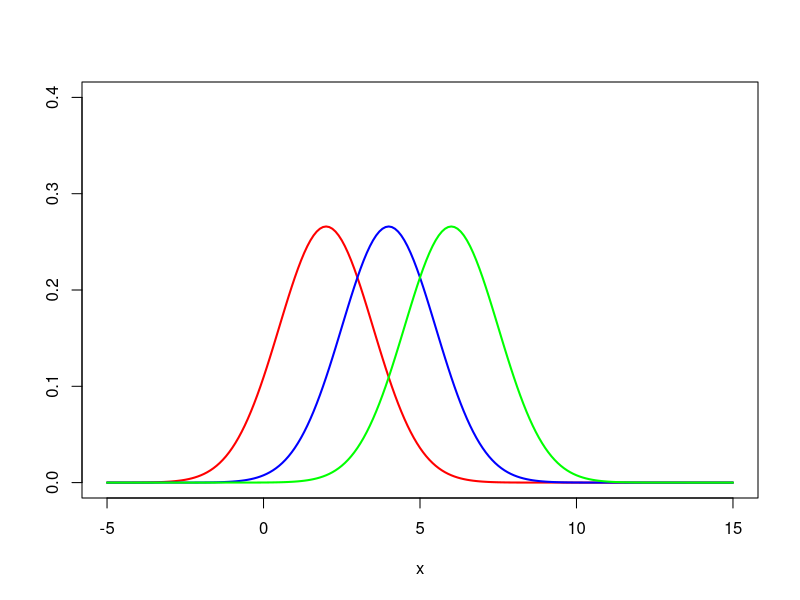
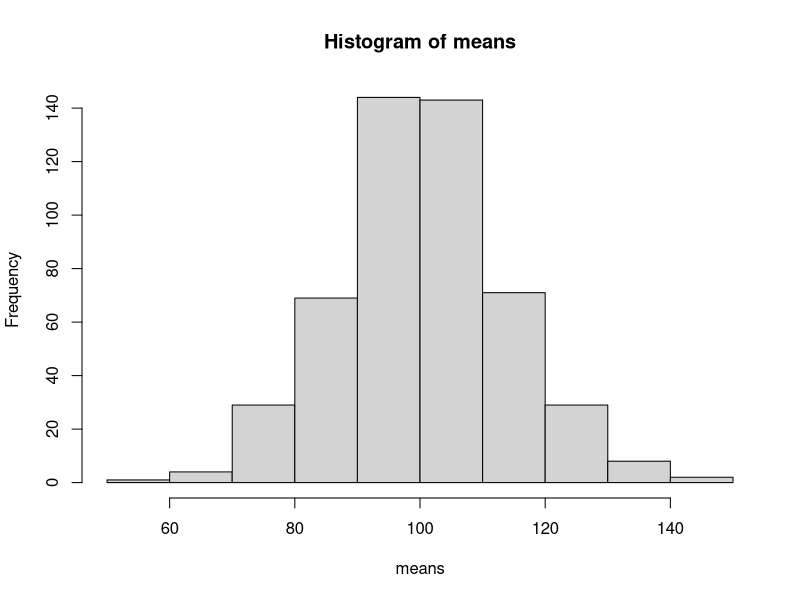
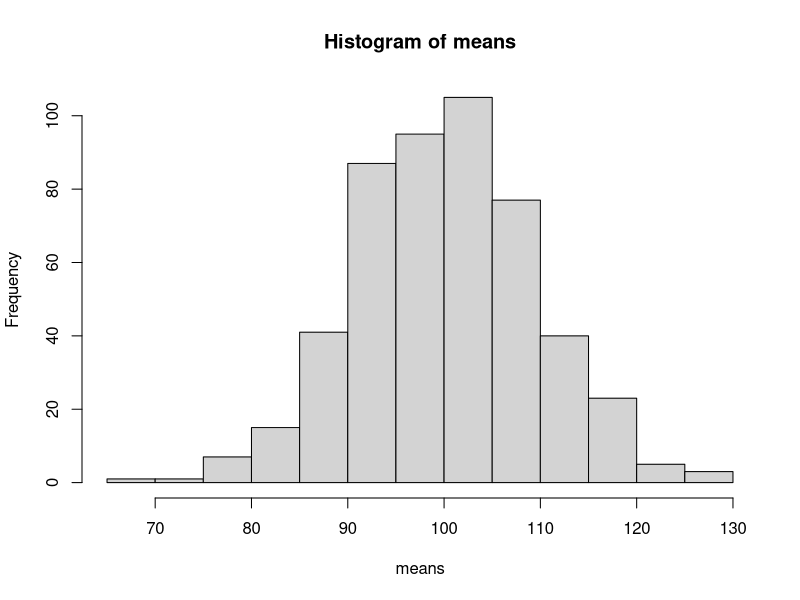
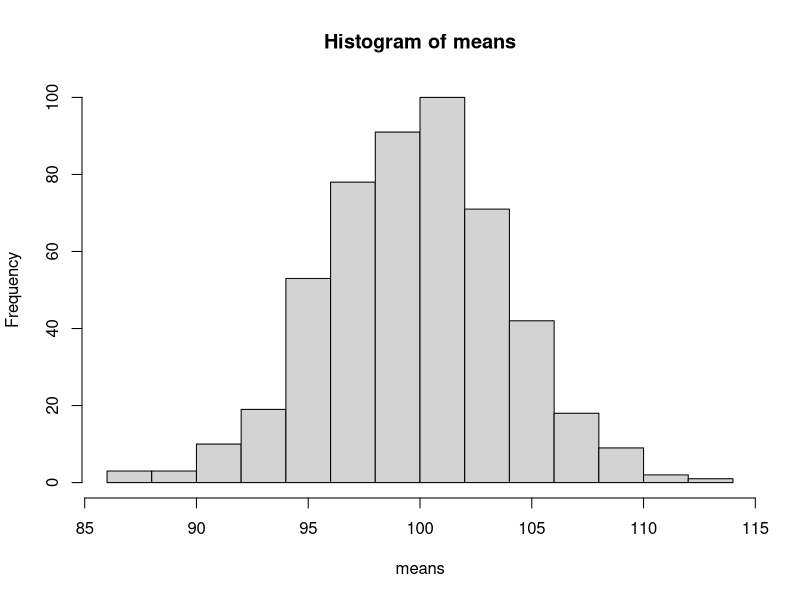
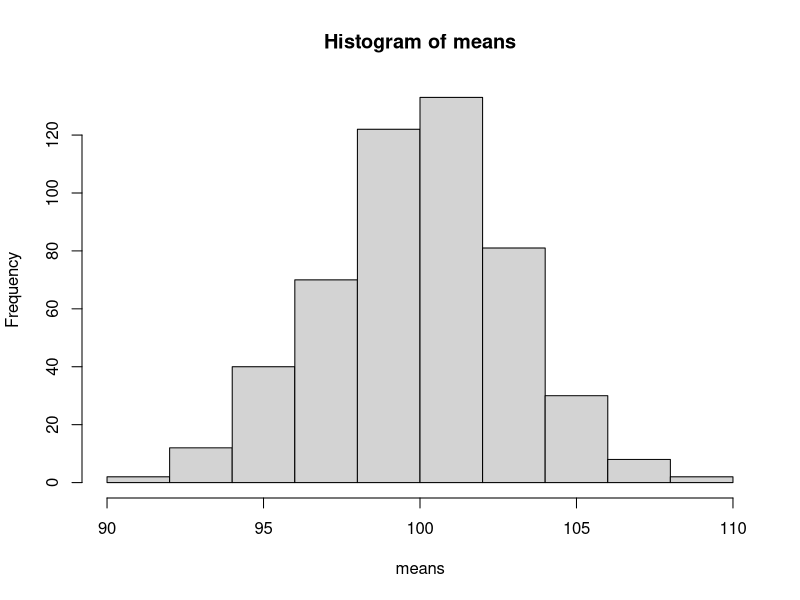
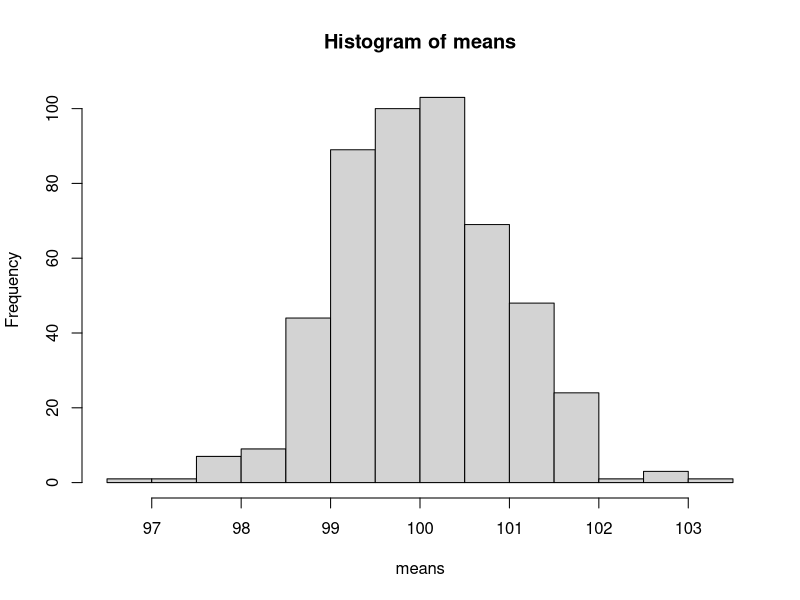
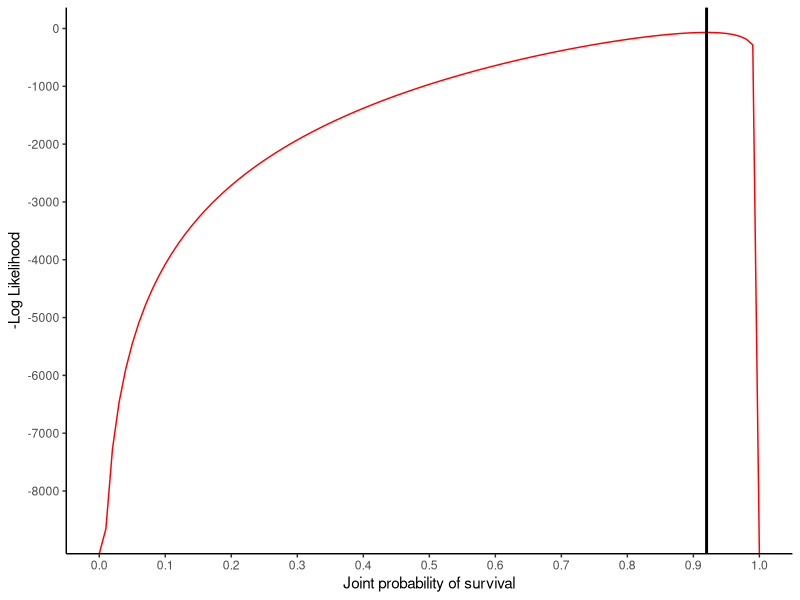
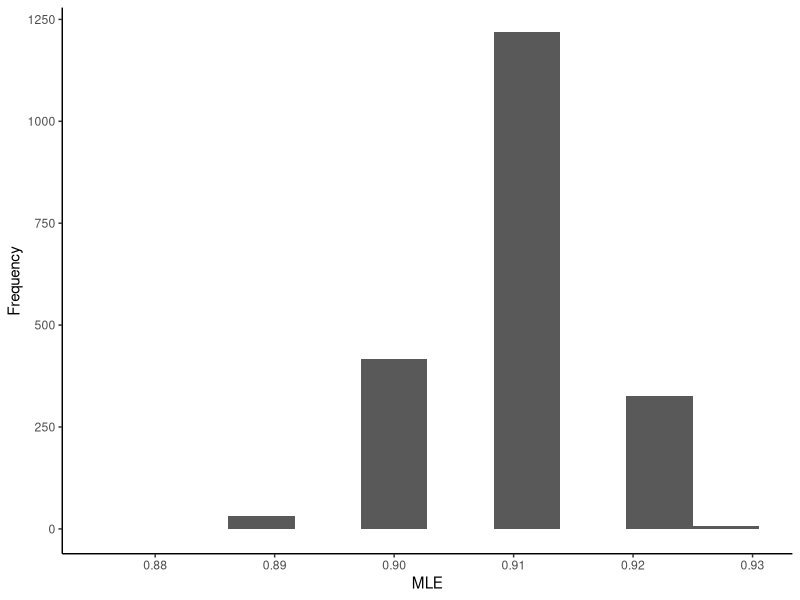

Write the R code that produced these figures, in order.
# HW 3—Eco stats
# 10 Feb 2021—David S. Mason
library(ggplot2)
# Q3 ####
x <- seq(-5, 15, 0.1)

plot(x, dnorm(x, mean = 2, sd = 1.5), type = "l",
     ylim = c(0, 0.4), ylab = "", lwd = 2, col = "red")
lines(x, dnorm(x, mean = 4, sd = 1.5), col = "blue", lty = 1, lwd = 2)
lines(x, dnorm(x, mean = 6, sd = 1.5), col = "green", lty = 1, lwd = 2)

Mean <- 21.37
Sd <- 4.55

pnorm(30, Mean, Sd) - pnorm(20, Mean, Sd) 
# 0.5893969 or 58.94% of ACT test scores between 20-30
# Q4 ####
samp <- c(5,10,50,100,1000)

for(j in 1:length(samp)){
	mat <- matrix(ncol = samp[j], nrow = 500)
	means <- vector()
			for(i in 1:500){
				mat[i,] <- rnorm(n = samp[j], mean = 100, sd = 30)
				means[i] <- mean(mat[i,]) # a
			}
	hist(means) # b
}
# c = larger numbers of trials get closer to expected mean
# d = the theoretical mean of the sampling mean is the population mean?
# d = PDF of sampling distribution approaches normal distribution at large sample sizes

# Q6b ####
pop <- c(200, 183, 171, 154, 140, 128, 113, 97, 87, 84, 71,
			 66, 61, 58, 53, 48, 46, 43, 40, 35, 33, 31, 28, 26)
p <- seq(0,1,0.01)
ln.ll.p <- vector("list", length(pop))

for(i in 1:length(pop)){
	if(pop[i] == 200){
	ln.ll.p[[i]] <- dbinom(pop[i], pop[i], p, log = TRUE)
	}
	else{
	ln.ll.p[[i]] <- dbinom(pop[i], pop[i-1], p, log = TRUE)
	}
}

joint.probability <- as.vector(ln.ll.p[[1]]+ln.ll.p[[2]]+ln.ll.p[[3]]+
		ln.ll.p[[4]]+ln.ll.p[[5]]+ln.ll.p[[6]]+ln.ll.p[[7]]+
		ln.ll.p[[8]]+ln.ll.p[[9]]+ln.ll.p[[10]]+ln.ll.p[[11]]+
		ln.ll.p[[12]]+ln.ll.p[[13]]+ln.ll.p[[14]]+ln.ll.p[[15]]+
		ln.ll.p[[16]]+ln.ll.p[[17]]+ln.ll.p[[18]]+ln.ll.p[[19]]+
		ln.ll.p[[20]]+ln.ll.p[[21]]+ln.ll.p[[22]]+ln.ll.p[[23]]+ln.ll.p[[24]])

joint.probability <- as.data.frame(joint.probability)

joint.probability <- cbind(joint.probability, p)

ggplot(d = joint.probability, aes(x = p, y = joint.probability))+
			 	geom_line(color = "red")+
				geom_vline(xintercept = p[which.max(joint.probability$joint.probability)], 
									 color="black",size=1)+
				xlab("Joint probability of survival")+
				ylab("-Log Likelihood")+
				scale_x_continuous(breaks=seq(0, 1, 0.1))+
				scale_y_continuous(breaks=seq(-8000,0, 1000))+
				theme_classic()

return(joint.probability)

# Q6c ####

output <- list()
pop <- 200
p <- 0.90

for(j in 1:2000){
	d <- vector()
	pop <- 200
		for(i in 1:24){
		pop <- rbinom(1,pop,p)
		d[i] <- pop
		}
	output[[j]] <- d
}

# Q6d ####

mle.output <- vector()
p <- seq(0,1,0.01)

for(i in 1:2000){
 	current.vec <- output[[i]]
 	ln.ll.p <- vector("list", length = 24)
			for(j in 1:24){
				if(current.vec[j] == max(current.vec)){
				ln.ll.p[[j]] <- dbinom(current.vec[j],
														 current.vec[j], p, log = TRUE)
					}
				else{
				ln.ll.p[[j]] <- dbinom(current.vec[j], current.vec[j-1], p, log = TRUE)
				}
			}
	  joint.probability <- as.vector(ln.ll.p[[1]]+ln.ll.p[[2]]+ln.ll.p[[3]]+
												ln.ll.p[[4]]+ln.ll.p[[5]]+ln.ll.p[[6]]+ln.ll.p[[7]]+
												ln.ll.p[[8]]+ln.ll.p[[9]]+ln.ll.p[[10]]+ln.ll.p[[11]]+
												ln.ll.p[[12]]+ln.ll.p[[13]]+ln.ll.p[[14]]+ln.ll.p[[15]]+
												ln.ll.p[[16]]+ln.ll.p[[17]]+ln.ll.p[[18]]+ln.ll.p[[19]]+
												ln.ll.p[[20]]+ln.ll.p[[21]]+ln.ll.p[[22]]+ln.ll.p[[23]]+ln.ll.p[[24]])
		
		joint.probability <- as.data.frame(joint.probability)
		joint.probability <- cbind(joint.probability, p)
		
		mle.p <- joint.probability$p[joint.probability$joint.probability == max(joint.probability$joint.probability)] 
 		mle.output[i] <- mle.p
}

mle.output <- as.data.frame(mle.output)
mle.output$MLE <- mle.output$mle.output

ggplot(d = mle.output, aes(x = MLE))+
				geom_histogram(bins = 10)+
				ylab("Frequency")+
				theme_classic()

# Q7 ####
input <- list(seq(0:8), seq(0:12), seq(0:25),
					 seq(0:50), seq(0:100), seq(0:200))
size <- c(50, 100, 200, 400, 800, 1600)
p <- 0.0588
m <- c(12, 25, 50, 100, 200, 400)
n <- c(200, 400, 800, 1600, 3200, 6400)
k <- c(50, 100, 200, 400, 800, 1600)

for(i in 1:6){ # SCROLL BACK SIX PLOTS TO SEE THE BEGINNING
	x <- input[[i]]
	par(mfrow=c(1,2))
	plot(dbinom(x = x, size = size[i], p = p), main = "Binomial") 
	plot(dhyper(x = x, m = m[i], n = n[i], k = k[i]), main = "Hypergeometric") 
}

# Q10 ####
d <- c(74, 72, 51, 6, 6, 6)
goat.mat <- matrix(d, nrow = 3, ncol = 2)
unmarked <- goat.mat[,1] - goat.mat[,2]
d <- c(74, 72, 51, 6, 6, 6, 68, 66, 45)
goat.mat <- matrix(d, nrow = 3, ncol = 3)
rownames(goat.mat) <- c('Flight 1', 'Flight 2', 'Flight 3')
colnames(goat.mat) <- c('Total goats', 'Marked goats', 'Unmarked goats')
print(goat.mat)


t <- seq(75,400,1) # total animals N
m <- 13 # marked animals (t)
n <- goat.mat[1,1] # k
x <- goat.mat[1,2] # r

ln.ll.h <- (dhyper(goat.mat[1,2], m, t-m, goat.mat[1,1]))*
					 (dhyper(goat.mat[2,2], m, t-m, goat.mat[2,1]))*
					 (dhyper(goat.mat[3,2], m, t-m, goat.mat[3,1]))
table <- as.data.frame(cbind(ln.ll.h, t))

ggplot(d = table, aes(x = t, y = ln.ll.h))+
				geom_line(color = "red")+
				geom_vline(xintercept = t[which.max(table$ln.ll.h)], 
									 color="black",size=1)+
				xlab("Total population")+
				ylab("Likelihood")+
				scale_x_continuous(breaks=seq(0, 400, 50))+
				theme_classic()
	